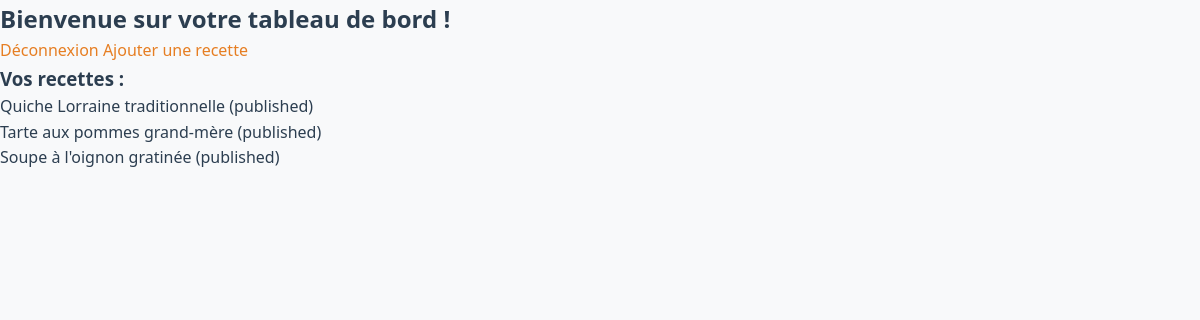
The app's page /pages/dashboard.php (signed in) with its own data.
### tables this page shows
CREATE TABLE IF NOT EXISTS recipe (
    id INT AUTO_INCREMENT PRIMARY KEY,
    user_id INT NOT NULL,
    title VARCHAR(255) NOT NULL,
    description TEXT,
    photo VARCHAR(255) DEFAULT NULL,
    status ENUM('draft','published','archived') DEFAULT 'draft',
    created_at DATETIME DEFAULT CURRENT_TIMESTAMP,
    updated_at DATETIME DEFAULT CURRENT_TIMESTAMP ON UPDATE CURRENT_TIMESTAMP,
    FOREIGN KEY (user_id) REFERENCES users(id)
);

### pages/dashboard.php (the view, shortened to what this page needs)
<?php
include '../includes/db.php';
$user_id = $_SESSION['user_id'];
$stmt = $pdo->prepare('SELECT * FROM recipe WHERE user_id = ?');
$stmt->execute([$user_id]);
$recipes = $stmt->fetchAll(PDO::FETCH_ASSOC);
?>
<!DOCTYPE html>
<html lang="fr">
<head>
    <link rel="stylesheet" href="../assets/style.css">
</head>
<body>
    <h2>Bienvenue sur votre tableau de bord !</h2>
    <a href="logout.php">Déconnexion</a>
    <a href="add_recipe.php">Ajouter une recette</a>
    <h3>Vos recettes :</h3>
    <?php if ($recipes): ?>
        <ul>
        <?php foreach ($recipes as $recipe): ?>
            <li><?= htmlspecialchars($recipe['title']) ?> (<?= htmlspecialchars($recipe['status']) ?>)</li>
        <?php endforeach; ?>
        </ul>
    <?php else: ?>
        <p>Vous n'avez pas encore de recette.</p>
    <?php endif; ?>
</body>
</html>

### assets/style.css (style rules this page uses)
:root { --primary-color: #e67e22; --primary-dark: #d35400; --secondary-color: #27ae60; --text-dark: #2c3e50; --text-light: #7f8c8d; --bg-light: #f8f9fa; --bg-white: #ffffff; --border-color: #ecf0f1; --danger-color: #e74c3c; --warning-color: #f39c12; --success-color: #27ae60; --shadow: 0 2px 10px rgba(0, 0, 0, 0.1); --radius: 8px; }
* { margin: 0; padding: 0; box-sizing: border-box; }
body { font-family: 'Segoe UI', Tahoma, Geneva, Verdana, sans-serif; background-color: var(--bg-light); color: var(--text-dark); line-height: 1.6; }
a { color: var(--primary-color); text-decoration: none; transition: color 0.3s ease; }

### records on screen
recipe: title "Quiche Lorraine traditionnelle", status "published"
recipe: title "Tarte aux pommes grand-mère", status "published"
recipe: title "Soupe à l'oignon gratinée", status "published"
